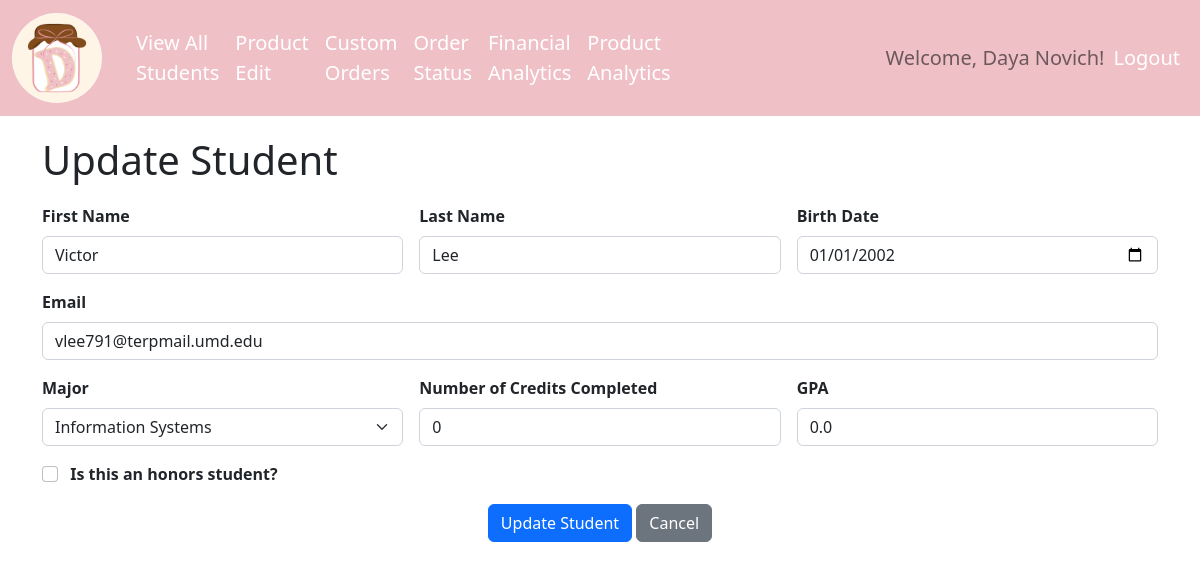
The page /student/update/1 (signed in) on the database its author committed.
### models.py (models this page shows, shortened)
class User(UserMixin, db.Model):
    __tablename__ = "user"
    user_id = db.Column(db.Integer, primary_key=True)
    username = db.Column(db.String(100), unique=True)
    first_name = db.Column(db.String(30))
    last_name = db.Column(db.String(50))
    email = db.Column(db.String(100), unique=True)
    password = db.Column(db.String(100))
    role = db.Column(db.String(20))

class Student(db.Model):
    __tablename__ = "student"
    student_id = db.Column(db.Integer, primary_key=True)
    first_name = db.Column(db.String(30), nullable=False)
    last_name = db.Column(db.String(50), nullable=False)
    email = db.Column(db.String(50), nullable=True)
    major_id = db.Column(db.Integer, db.ForeignKey('major.major_id'))
    birth_date = db.Column(db.DateTime, nullable=False)
    num_credits_completed = db.Column(db.Integer, nullable=False)
    gpa = db.Column(db.Float, nullable=False)
    is_honors = db.Column(db.Boolean, nullable=False)

### app.py (the view, shortened to what this page needs)
@app.route('/student/update/<int:student_id>', methods=['GET', 'POST'])
@login_required
@role_required(['ADMIN', 'MANAGER'])
def student_edit(student_id):
    if request.method == 'GET':
        student = Student.query.filter_by(student_id=student_id).first()
        majors = Major.query.order_by(Major.major) \
            .order_by(Major.major) \
            .all()
        if student:
            return render_template('student_entry.html', student=student, majors=majors, action='update')
        else:
            flash(f'Student attempting to be edited could not be found!', 'error')
    flash(f'Invalid request. Please contact support if this problem persists.', 'error')
    return redirect(url_for('student_view_all'))

### app.py (called while the page is built)
@login_manager.user_loader
def load_user(user_id):
    return User.query.get(int(user_id))

### authorize.py (called while the page is built)
def role_required(roles):
    def decorator(func):
        @wraps(func)
        def wrapper(*args, **kwargs):
            if current_user and current_user.role in roles:
                pass
            else:
                flash('You do not have permission to access this function.', 'error')
                return render_template('access_denied.html')
            if callable(getattr(current_app, "ensure_sync", None)):
                return current_app.ensure_sync(func)(*args, **kwargs)
            return func(*args, *kwargs)
        return wrapper
    return decorator

### templates/student_entry.html (shortened to what this page needs)
{% extends "base.html" %}
{% block page_head %}
    {% if action and action == 'create' %}
        Register
    {% elif action and action == 'update'  %}
        Update Student
    {% else %}
        {% if current_user.role == 'STUDENT' %}
           {{ current_user.first_name }} {{ current_user.last_name }}
        {% else %}
            View Student
        {% endif %}
    {% endif %}
{% endblock %}
{% block page_content %}
{% if action and action in ['create', 'update'] %}
<form class="row g-3"
      action="{{ url_for('student_edit', student_id=student['student_id']) if student else url_for('student_create') }}" method="post">
{% else %}
    <div class="row g-3">
{% endif %}
  <div class="col-md-4">
    {% if action and action in ['create', 'update'] %}
    <label for="first_name" class="form-label"> <strong>First Name</strong></label>
    <input type="text" class="form-control" id="first_name" name="first_name" value="{{ student['first_name'] if student else '' }}" required>
    {% else %}
        <strong>First Name</strong>
        <br>{{ student['first_name'] }}
    {% endif %}
  </div>
  <div class="col-md-4">
    {% if action and action in ['create', 'update'] %}
    <label for="last_name" class="form-label"><strong>Last Name</strong></label>
    <input type="text" class="form-control" id="last_name" name="last_name" value="{{ student['last_name'] if student else '' }}" required>
    {% else %}
        <strong>Last Name</strong>
        <br>{{ student['last_name'] }}
    {% endif %}
  </div>
  <div class="col-md-4">
    {% if action and action in ['create', 'update'] %}
    <label for="birth_date" class="form-label"><strong>Birth Date</strong></label>
    <input type="date" class="form-control" id="birth_date" name="birth_date" value="{{ student['birth_date'].strftime('%Y-%m-%d') if student else '' }}" required>
    {% else %}
        <strong>Birth Date</strong>
        <br>{{ student['birth_date'].strftime('%m/%d/%Y') }}
    {% endif %}
  </div>
  <div class="col-md-12">
      {% if action and action in ['create', 'update'] %}
    <label for="email" class="form-label"><strong>Email</strong></label>
    <input type="email" class="form-control" id="email" name="email" maxlength="100" value="{{ student['email'] if student else '' }}" required>
      {% else %}
        <strong>Email</strong>
        <br>{{ student['email'] }}
    {% endif %}
  </div>
  <div class="col-md-4">
    {% if action and action in ['create', 'update'] %}
    <label for="major_id" class="form-label"><strong>Major</strong></label>
    <select name="major_id" id="major_id" class="form-select form-select-md" aria-label=".form-select-md example">
        {% for each_major in majors %}
        <option value="{{ each_major['major_id'] }}"
                {{ 'selected' if student and each_major['major_id'] == student['major_id'] else ''}}>{{ each_major['major'] }}</option>
        {% endfor %}
    </select>
    {% else %}
         <strong>Major</strong><br>
        {% for each_major in majors %}
            {{ each_major['major'] if student and each_major['major_id'] == student['major_id'] else ''}}
        {% endfor %}
    {% endif %}
  </div>
{% if action and action in ['read', 'update'] %}
  <div class="col-md-4">
    {% if action and action == 'update' %}
    <label for="num_credits_completed" class="form-label"><strong>Number of Credits Completed</strong></label>
    <input type="number" min="0" max="200" class="form-control" id="num_credits_completed" name="num_credits_completed"
           value="{{ student['num_credits_completed'] if student else '' }}" required>
    {% else %}
        <strong>Number of Credits Completed</strong>
        <br> {{ student['num_credits_completed'] }}
    {% endif %}
  </div>
  <div class="col-md-4">
    {% if action and action in ['create', 'update'] %}
    <label for="gpa" class="form-label"><strong>GPA</strong></label>
    <input type="number" step="0.01" min="0.00" max="4.00" class="form-control" id="gpa" name="gpa" value="{{ student['gpa'] if student else '' }}" required>
    {% else %}
        <strong>GPA</strong>
        <br>{{ student['gpa'] }}
    {% endif %}
  </div>
  {% endif %}
  <div class="col-12">
        {% if action and action in ['create', 'update'] %}
    <div class="form-check">
      <input class="form-check-input" type="checkbox" value="" id="is_honors" name="is_honors"
              {{ 'checked' if student and student['is_honors'] == True else '' }}>
      <label class="form-check-label" for="is_honors"></label> <strong>Is this an honors student?</strong>
    </div>
        {% endif %}
  </div>
  <div class="col-12 text-center">
    {% if action and action in ['create', 'update'] %}
    <button class="btn btn-primary" type="submit">{{ 'Add' if action=='create' else 'Update' }} Student</button>
    {% endif %}
    {% if current_user.role in ['MANAGER', 'ADMIN'] %}
    <a href="{{ url_for('student_view_all') }}" class="btn btn-secondary" role="button">
        {% if action and action in ['create', 'update'] %}
        Cancel
        {% else %}
        Return
        {% endif %}
    </a>
  </div>
{% endif %}
{% if action and action in ['create', 'update'] %}
</form>
{% endif %}
{% endblock %}

### templates/base.html (shortened to what this page needs)
<!DOCTYPE html>
<html lang="en">
  <head>
      <link href="https://cdn.jsdelivr.net/npm/bootstrap@5.2.3/dist/css/bootstrap.min.css" rel="stylesheet">
      <link rel="stylesheet" href="/static/css/nav.css">
  </head>
  <body>
        <nav class="navbar navbar-expand-lg">
            <div class="container-fluid">
                <div class="navbar-collapse collapse w-100 order-1 order-md-0 dual-collapse2">
                    <a class="navbar-brand" href="/">
                        <img src="/static/assets/dessertbydaya.jpg" width="90" height="90" alt="logo">
                    </a>
                    <ul class="navbar-nav me-auto">
                        {% if current_user.role in ['ADMIN', 'MANAGER'] %}
                        <li class="nav-item">
                          <a id="student_view_all" class="nav-link {% if request.endpoint=='student_view_all' %}active{%endif %}" href="{{ url_for('student_view_all') }}">View All Students</a>
                        </li>
                        <li class="nav-item">
                            <a class="nav-link" href="{{ url_for('product_edit') }}">Product Edit</a>
                        </li>
                        <li class="nav-item">
                            <a class="nav-link" href="{{ url_for('custom_order') }}">Custom Orders</a>
                        </li>
                        <li class="nav-item">
                            <a class="nav-link" href="{{ url_for('order_status') }}">Order Status</a>
                        </li>
                        <li class="nav-item">
                            <a class="nav-link" href="{{ url_for('financial_analytics') }}">Financial Analytics</a>
                        </li>
                        <li class="nav-item">
                            <a class="nav-link" href="{{ url_for('product_analytics') }}">Product Analytics</a>
                        </li>
                        {% endif %}
                    </ul>
                </div>
                {% if current_user.is_authenticated %}
                <div class="navbar-collapse collapse w-100 order-3 dual-collapse2">
                    <ul class="navbar-nav ms-auto">
                        <li class="nav-item navbar-text">
                            Welcome, {{ current_user.first_name }} {{ current_user.last_name }}!
                        </li>
                        <li class="nav-item">
                            <a class="nav-link" href="{{ url_for('logout') }}">Logout</a>
                        </li>
                    </ul>
                </div>
                {% endif %}
            </div>
        </nav>
    <div class="container">
        <h1>{% block page_head %}{% endblock %}</h1>
        {% block page_content %}{% endblock %}
    </div>
  </body>
</html>

### static/css/nav.css (style rules this page uses)
.navbar { background-color: #EFC1C7; }
.navbar-brand img { margin-right: 10px; border-radius: 50%; }
.navbar-nav .nav-link { color: white; font-size: 20px; }
.navbar-text { margin-right: 1px; font-size: 20px; }
.container { margin-top: 20px; }
h1 { margin-bottom: 20px; }

### rows shown on the page
User: first_name "Daya", last_name "Novich"
Student: first_name "Victor", last_name "Lee", birth_date "01/01/2002", email "vlee791@terpmail.umd.edu", num_credits_completed "0", gpa "0.0"

### other values the page prints
{{ 'Add' if action=='create' else 'Update' }} "Update"
form field major_id "Information Systems"
